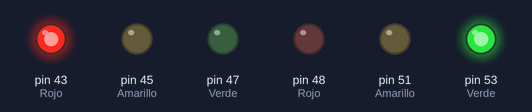
A sketch run on a simulated Arduino Mega 2560, built with avr-gcc and run on an emulated ATmega2560. Shown: output pins drawn as LEDs (lit = HIGH).

Above: at 1.0 s.
At 2.9 s:
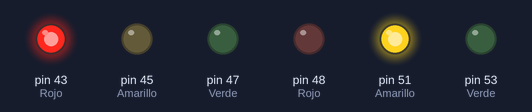
At 5.0 s:
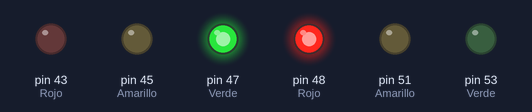
At 6.3 s:
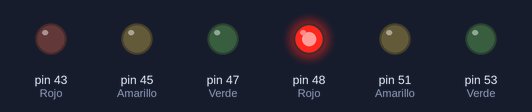
At 7.7 s:
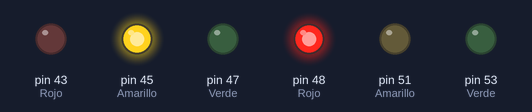
At 10.3 s:
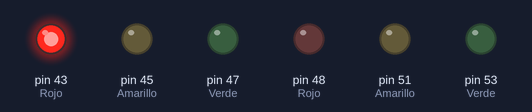
Timing chart, 0 to 10.6 s (numbered marks = the images above):
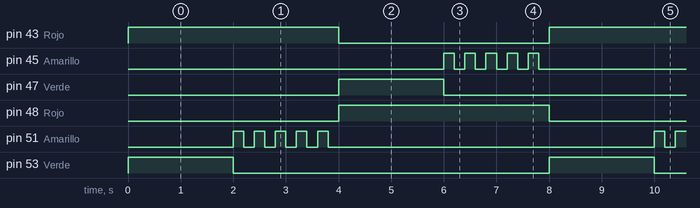

The sketch:

SEMAFOROS.ino
```cpp
void setup() {
  //Semaforo 1
  pinMode(53, OUTPUT);//Verde
  pinMode(51, OUTPUT);//Amarillo
  pinMode(48, OUTPUT);//Rojo

  //Semaforo 2
  pinMode(47, OUTPUT);//Verde
  pinMode(45, OUTPUT);//Amarillo
  pinMode(43, OUTPUT);//Rojo

  digitalWrite(53,LOW);
  digitalWrite(51,LOW);
  digitalWrite(48,LOW);
  digitalWrite(47,LOW);
  digitalWrite(45,LOW);
  digitalWrite(43,LOW);

}

void loop() {
  int contador1 = 0;
  int contador2 = 0;

  //4 segundos Verde 1

  digitalWrite(43, HIGH);
  digitalWrite(53, HIGH);
  delay(2000);
  digitalWrite(53, LOW);
  while (contador1 < 5){
    digitalWrite(51,HIGH);
    delay(200);
    digitalWrite(51, LOW);
    delay(200);
    contador1 ++;
  }
  digitalWrite(43, LOW);

  digitalWrite(48, HIGH);
  digitalWrite(47, HIGH);
  delay(2000);
  digitalWrite(47, LOW);
  while (contador2 < 5){
    digitalWrite(45,HIGH);
    delay(200);
    digitalWrite(45, LOW);
    delay(200);
    contador2 ++;
  }
  digitalWrite(48, LOW);

}
```

Measured:
- by itself, pin 43 (Rojo), pin 48 (Rojo): alternates HIGH for 4.0 s and LOW for 4.0 s
- by itself, pin 45 (Amarillo), pin 51 (Amarillo): repeats every 8.0 s: 4 × (LOW 0.20 s, HIGH 0.20 s), LOW 6.2 s, HIGH 0.20 s
- by itself, pin 47 (Verde), pin 53 (Verde): alternates HIGH for 2.0 s and LOW for 6.0 s
